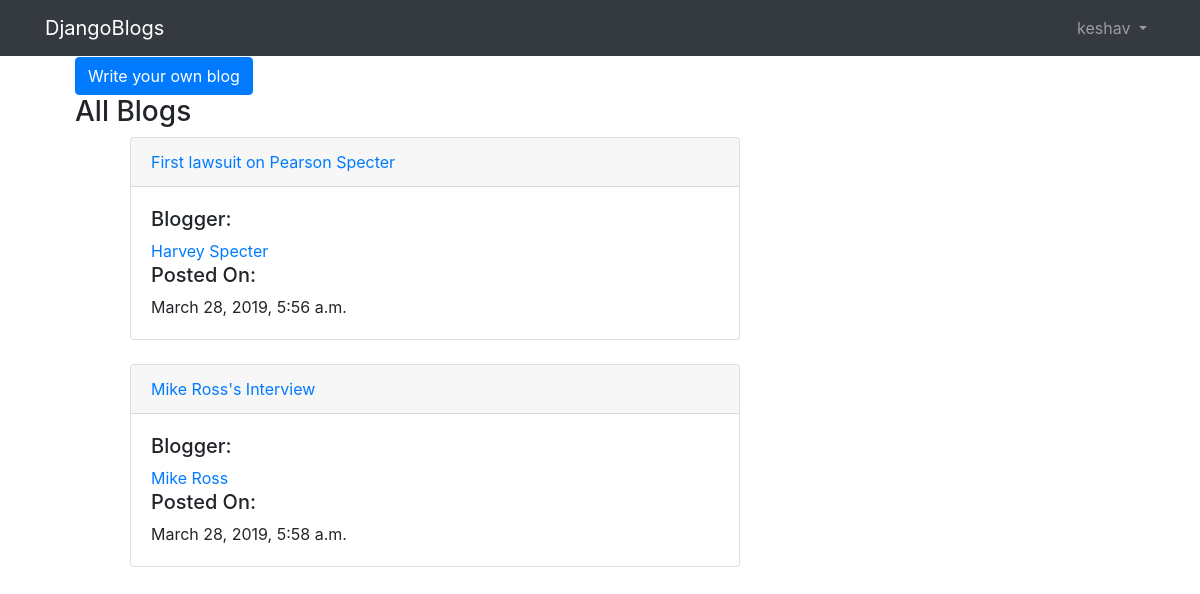
The app's page /blog/blogs/ (signed in) with its own data.
### blog/models.py (models this page shows, shortened)
class Blog(models.Model):
    title = models.CharField(max_length=200, help_text="Enter a title for the blog post", null = True)
    blogger = models.ForeignKey('Blogger', on_delete = models.SET_NULL, null = True)
    date = models.DateTimeField(auto_now=True)
    description = models.TextField(max_length=1000, help_text="Add the blog content", null=True)

class Blogger(models.Model):
    name = models.CharField(max_length=50, help_text="Blogger's name", null=True)
    bio = models.TextField(max_length=200, help_text="Description about the blogger", null=True)
    user = models.ForeignKey(User, null=True, on_delete= models.SET_NULL)
    def __str__(self):
        return self.name

### blog/views.py (the view)
# urls.py: path('blogs/', views.BlogListView.as_view(), name='blog-list'),
class BlogListView(generic.ListView):
    model = Blog

### blog/templates/blog/blog_list.html
{% extends 'base_generic.html' %}
{% block content %}
    <div class="container">
        {% if user.is_authenticated %}
            <a href="{% url 'blog-create'%}" class="btn btn-primary btn-small">Write your own blog</a>
        {% endif %}
        <h3>All Blogs</h3>
            {% if blog_list %}
            <ul>
                {%for blog in blog_list %}
                   <div class="container">
                        <div class="card">
                                <div class="card-header">
                                    <a href="{% url 'blog-detail' blog.pk %}">{{blog.title}} </a>
                                </div>
                                <div class="card-body">
                                    <h5>Blogger: </h5><a href="{% url 'blogger-detail' blog.blogger.pk %}">{{blog.blogger}}</a>
                                    <h5>Posted On: </h5>{{blog.date}}
                                </div>
                               </div>
                   </div><br>
                {% endfor%}
            </ul>
            {% endif %}
    </div>
{% endblock %}

### blog/templates/base_generic.html (shortened to what this page needs)
<html>
    <head>
          <link rel="stylesheet" href="https://stackpath.bootstrapcdn.com/bootstrap/4.1.3/css/bootstrap.min.css">
        </head>
        <body>
                <nav class="navbar navbar-expand-lg navbar-dark bg-dark">
                        <div class="container">
                          <a class="navbar-brand" href="{% url 'homepage' %}">DjangoBlogs</a>
                              <div class="collapse navbar-collapse" id="mainMenu">
                                    {% if user.is_authenticated %}
                                    <ul class="navbar-nav ml-auto">
                                      <li class="nav-item dropdown">
                                        <a class="nav-link dropdown-toggle" href="#" id="userMenu" data-toggle="dropdown" aria-haspopup="true" aria-expanded="false">
                                          {{ user.username }}
                                        </a>
                                      </li>
                                    </ul>
                                  {% else %}
                                    <form class="form-inline ml-auto">
                                      <a href="{% url 'login' %}?next={{request.path}}" class="btn btn-outline-secondary">Log in</a>
                                      <a href="{% url 'signup' %}?next={{request.path}}" class="btn btn-primary ml-2">Sign up</a>
                                    </form>
                                  {% endif %}
                              </div>
                        </div>
                </nav>
            <div class="container">
              <div class="col-sm-4">
              </div>
              <div class="col-sm-8">
                {% block content %}
                {% endblock %}
              </div>
            </div>
        </body>
</html>

### records on screen
Blog: title "First lawsuit on Pearson Specter", blogger "Harvey Specter", date "March 28, 2019, 5:56 a.m."
Blog: title "Mike Ross's Interview", blogger "Mike Ross", date "March 28, 2019, 5:58 a.m."

### other values on screen
{{ user.username }} "keshav"
